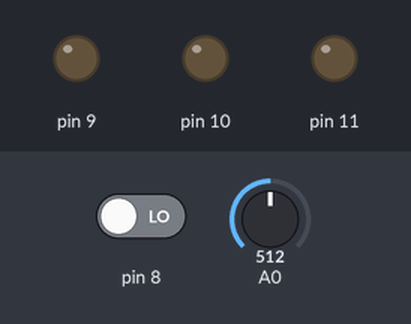
Recording of a sketch running on a simulated Arduino Uno, built with avr-gcc and run on an emulated ATmega328P. Shown: output pins drawn as LEDs (lit = HIGH). Dashed ring = blinking. The test bench sets the inputs (shaded band); at power-on: pin 8 LOW, A0 = 512.

Above: at 1.2 s.
1.3 s: pin 8 driven HIGH
At 1.7 s:
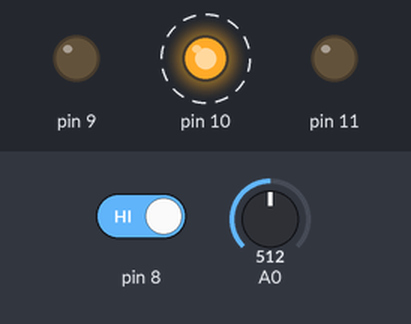
4.3 s: A0 set to 353
7.3 s: A0 set to 326
10.3 s: A0 set to 692
At 11.7 s:
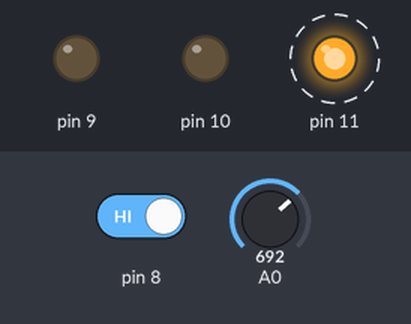
Timing chart, 0 to 14.3 s (numbered marks = the images above; inputs shaded):
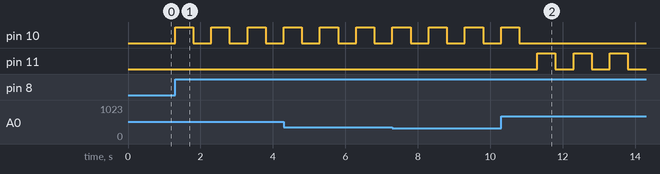

Measured:
- after the input at 1.3 s, pin 10: alternates HIGH for 0.50 s and LOW for 0.50 s, starting at once
- after the input at 10.3 s, pin 9: stops changing and stays LOW; pin 11: alternates HIGH for 0.50 s and LOW for 0.50 s, starting after 1.0 s

The sketch:

19-12-21_if_for_test2.ino
```cpp
void setup() {
  pinMode(A0, INPUT);
  pinMode(8, INPUT);
  pinMode(9, OUTPUT);
  pinMode(10, OUTPUT);
  pinMode(11, OUTPUT);

}

void loop() {
  int a = analogRead(A0);
  int b = digitalRead(8);
  if(a<341)
  {
    if(b == HIGH)
    {
      for(int i=0;i<5;i++)
      {
        digitalWrite(9, HIGH);
        delay(500);
        digitalWrite(9, LOW);
        delay(500);
      }
    }
  }
  else if(341<= a && a<682)
  {
    if(b == HIGH)
    {
      for(int i=0;i<5;i++)
      {
        digitalWrite(10, HIGH);
        delay(500);
        digitalWrite(10, LOW);
        delay(500);
      }
    }
  }
  else
  {
    if(b == HIGH)
    {
      for(int i=0;i<5;i++)
      {
        digitalWrite(11, HIGH);
        delay(500);
        digitalWrite(11, LOW);
        delay(500);
      }
    }
  }
}
```
